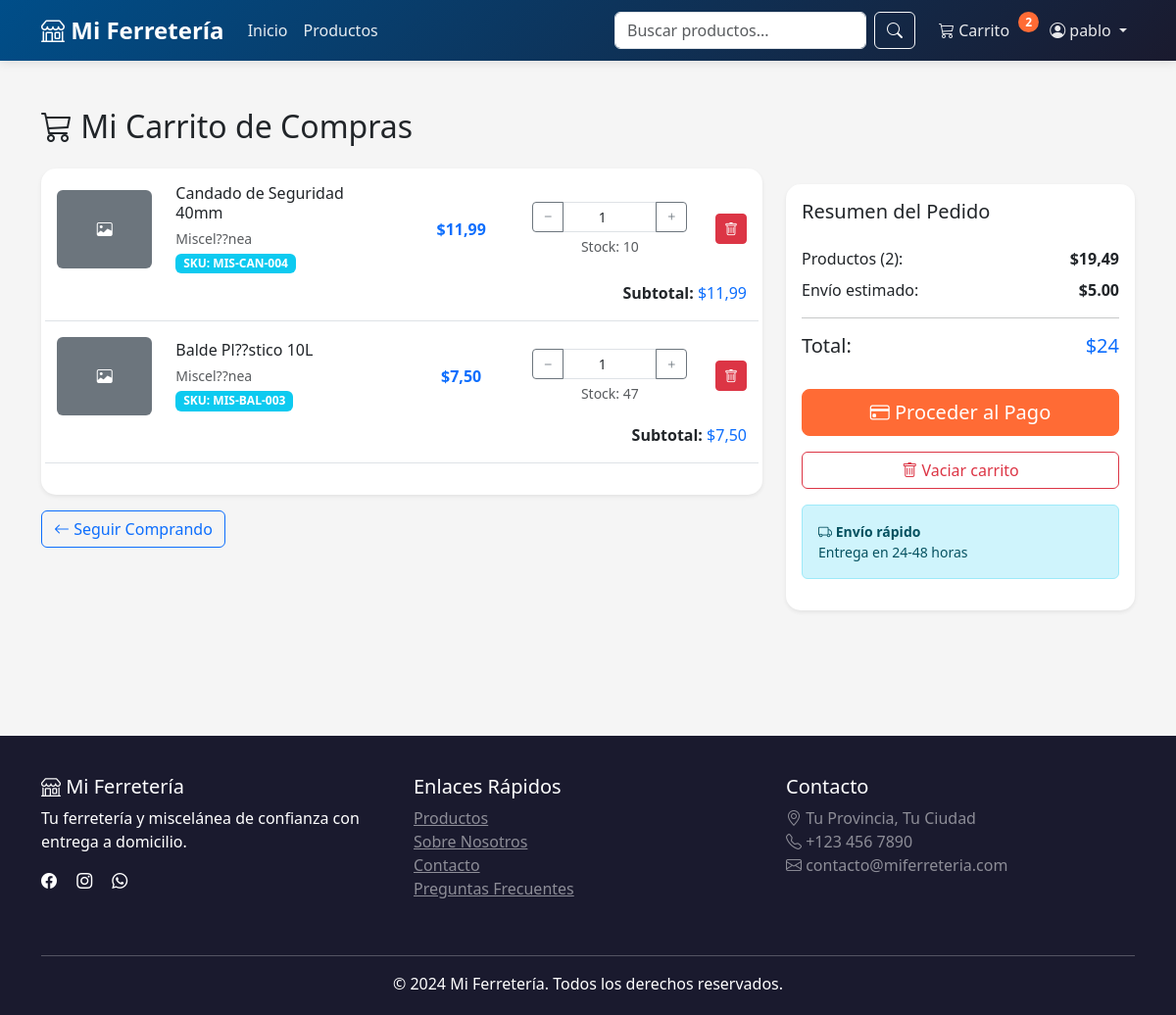
/carrito/ (signed in), run on the app's committed database.
### shop/models.py (models this page shows, shortened)
class Cart(models.Model):
    user = models.OneToOneField(User, on_delete=models.CASCADE, related_name='cart', verbose_name="Usuario")
    created_at = models.DateTimeField(auto_now_add=True)
    updated_at = models.DateTimeField(auto_now=True)
    class Meta:
        verbose_name = "Carrito"
        verbose_name_plural = "Carritos"
    @property
    def total(self):
        return sum(item.subtotal for item in self.items.all())
    @property
    def items_count(self):
        return sum(item.quantity for item in self.items.all())

class CartItem(models.Model):
    cart = models.ForeignKey(Cart, on_delete=models.CASCADE, related_name='items', verbose_name="Carrito")
    product = models.ForeignKey(Product, on_delete=models.CASCADE, verbose_name="Producto")
    quantity = models.IntegerField(default=1, validators=[MinValueValidator(1)], verbose_name="Cantidad")
    added_at = models.DateTimeField(auto_now_add=True)
    class Meta:
        verbose_name = "Item del Carrito"
        verbose_name_plural = "Items del Carrito"
        unique_together = ['cart', 'product']
    @property
    def subtotal(self):
        return self.quantity * self.product.price

class Product(models.Model):
    category = models.ForeignKey(Category, on_delete=models.CASCADE, related_name='products', verbose_name="Categoría")
    name = models.CharField(max_length=200, verbose_name="Nombre")
    description = models.TextField(verbose_name="Descripción")
    price = models.DecimalField(max_digits=10, decimal_places=2, validators=[MinValueValidator(Decimal('0.01'))], verbose_name="Precio")
    stock = models.IntegerField(default=0, validators=[MinValueValidator(0)], verbose_name="Stock")
    image = models.ImageField(upload_to='products/', blank=True, null=True, verbose_name="Imagen")
    is_active = models.BooleanField(default=True, verbose_name="Activo")
    featured = models.BooleanField(default=False, verbose_name="Destacado")
    sku = models.CharField(max_length=50, unique=True, verbose_name="SKU")
    created_at = models.DateTimeField(auto_now_add=True)
    updated_at = models.DateTimeField(auto_now=True)
    class Meta:
        verbose_name = "Producto"
        verbose_name_plural = "Productos"
        ordering = ['-created_at']

class Category(models.Model):
    name = models.CharField(max_length=100, verbose_name="Nombre")
    description = models.TextField(blank=True, verbose_name="Descripción")
    slug = models.SlugField(unique=True)
    created_at = models.DateTimeField(auto_now_add=True)
    class Meta:
        verbose_name = "Categoría"
        verbose_name_plural = "Categorías"
        ordering = ['name']

### shop/views.py (the view)
# urls.py: path('carrito/', views.cart_view, name='cart'),
@login_required
def cart_view(request):
    cart, created = Cart.objects.get_or_create(user=request.user)
    context = {
        'cart': cart,
    }
    return render(request, 'shop/cart.html', context)

### shop/templates/shop/cart.html (shortened to what this page needs)
{% extends 'shop/base.html' %}
{% block content %}
<div class="container py-5">
    <h2 class="mb-4">
        <i class="bi bi-cart3"></i> Mi Carrito de Compras
    </h2>
    {% if cart.items.exists %}
        <div class="row">
            <div class="col-lg-8">
                <div class="card shadow-sm">
                    <div class="card-body">
                        {% for item in cart.items.all %}
                            <div class="row align-items-center mb-3 pb-3 border-bottom cart-item" data-item-id="{{ item.id }}">
                                <div class="col-md-2">
                                    {% if item.product.image %}
                                        <img src="{{ item.product.image.url }}" class="img-fluid rounded" alt="{{ item.product.name }}">
                                    {% else %}
                                        <div class="bg-secondary rounded d-flex align-items-center justify-content-center" style="height: 80px;">
                                            <i class="bi bi-image text-white"></i>
                                        </div>
                                    {% endif %}
                                </div>
                                <div class="col-md-4">
                                    <h6 class="mb-1">{{ item.product.name }}</h6>
                                    <small class="text-muted">{{ item.product.category.name }}</small>
                                    <br>
                                    <span class="badge bg-info">SKU: {{ item.product.sku }}</span>
                                </div>
                                <div class="col-md-2 text-center">
                                    <strong class="text-primary">${{ item.product.price }}</strong>
                                </div>
                                <div class="col-md-3">
                                    <div class="input-group">
                                        <button class="btn btn-outline-secondary btn-sm decrease-qty" type="button">
                                            <i class="bi bi-dash"></i>
                                        </button>
                                        <input type="number"
                                               class="form-control form-control-sm text-center quantity-input"
                                               value="{{ item.quantity }}"
                                               min="1"
                                               max="{{ item.product.stock }}"
                                               data-item-id="{{ item.id }}">
                                        <button class="btn btn-outline-secondary btn-sm increase-qty" type="button">
                                            <i class="bi bi-plus"></i>
                                        </button>
                                    </div>
                                    <small class="text-muted d-block mt-1 text-center">
                                        Stock: {{ item.product.stock }}
                                    </small>
                                </div>
                                <div class="col-md-1 text-end">
                                    <button class="btn btn-danger btn-sm remove-item" data-item-id="{{ item.id }}">
                                        <i class="bi bi-trash"></i>
                                    </button>
                                </div>
                                <div class="col-12 mt-2">
                                    <div class="text-end">
                                        <strong>Subtotal: </strong>
                                        <span class="text-primary item-subtotal">${{ item.subtotal }}</span>
                                    </div>
                                </div>
                            </div>
                        {% endfor %}
                    </div>
                </div>
                <div class="mt-3">
                    <a href="{% url 'shop:product_list' %}" class="btn btn-outline-primary">
                        <i class="bi bi-arrow-left"></i> Seguir Comprando
                    </a>
                </div>
            </div>
            <div class="col-lg-4">
                <div class="card shadow-sm cart-summary">
                    <div class="card-body">
                        <h5 class="card-title mb-4">Resumen del Pedido</h5>
                        <div class="d-flex justify-content-between mb-2">
                            <span>Productos ({{ cart.items_count }}):</span>
                            <strong id="cart-subtotal">${{ cart.total }}</strong>
                        </div>
                        <div class="d-flex justify-content-between mb-3">
                            <span>Envío estimado:</span>
                            <strong>$5.00</strong>
                        </div>
                        <hr>
                        <div class="d-flex justify-content-between mb-4">
                            <h5>Total:</h5>
                            <h5 class="text-primary" id="cart-total">${{ cart.total|add:"5" }}</h5>
                        </div>
                        <a href="{% url 'shop:checkout' %}" class="btn btn-primary w-100 btn-lg mb-3">
                            <i class="bi bi-credit-card"></i> Proceder al Pago
                        </a>
                        <button type="button" class="btn btn-outline-danger w-100 mb-3 clear-cart">
                            <i class="bi bi-trash"></i> Vaciar carrito
                        </button>
                        <div class="alert alert-info small">
                            <i class="bi bi-truck"></i>
                            <strong>Envío rápido</strong><br>
                            Entrega en 24-48 horas
                        </div>
                    </div>
                </div>
            </div>
        </div>
    {% endif %}
</div>
{% endblock %}

### shop/templates/shop/base.html (shortened to what this page needs)
<!DOCTYPE html>
<html lang="es">
<head>
    <link href="https://cdn.jsdelivr.net/npm/bootstrap@5.3.0/dist/css/bootstrap.min.css" rel="stylesheet">
    <link rel="stylesheet" href="https://cdn.jsdelivr.net/npm/bootstrap-icons@1.10.0/font/bootstrap-icons.css">
</head>
<body>
    <nav class="navbar navbar-expand-lg navbar-dark sticky-top">
        <div class="container">
            <a class="navbar-brand" href="{% url 'shop:home' %}">
                <i class="bi bi-shop"></i> Mi Ferretería
            </a>
            <div class="collapse navbar-collapse" id="navbarNav">
                <ul class="navbar-nav me-auto">
                    <li class="nav-item">
                        <a class="nav-link" href="{% url 'shop:home' %}">Inicio</a>
                    </li>
                    <li class="nav-item">
                        <a class="nav-link" href="{% url 'shop:product_list' %}">Productos</a>
                    </li>
                </ul>
                <form class="d-flex me-3" method="get" action="{% url 'shop:product_list' %}">
                    <input class="form-control me-2" type="search" name="q" placeholder="Buscar productos..." aria-label="Search">
                    <button class="btn btn-outline-light" type="submit">
                        <i class="bi bi-search"></i>
                    </button>
                </form>
                <ul class="navbar-nav">
                    {% if user.is_authenticated %}
                        <li class="nav-item">
                            <a class="nav-link position-relative" href="{% url 'shop:cart' %}">
                                <i class="bi bi-cart3"></i> Carrito
                                <span class="cart-badge" {% if not user.cart.items_count %}style="display:none"{% endif %}>
                                    {{ user.cart.items_count|default:"0" }}
                                </span>
                            </a>
                        </li>
                        <li class="nav-item dropdown">
                            <a class="nav-link dropdown-toggle" href="#" id="navbarDropdown" role="button" data-bs-toggle="dropdown">
                                <i class="bi bi-person-circle"></i> {{ user.first_name|default:user.username }}
                            </a>
                        </li>
                    {% endif %}
                </ul>
            </div>
        </div>
    </nav>
    <main>
        {% block content %}{% endblock %}
    </main>
    <footer class="footer">
        <div class="container">
            <div class="row">
                <div class="col-md-4 mb-4">
                    <h5><i class="bi bi-shop"></i> Mi Ferretería</h5>
                    <p>Tu ferretería y miscelánea de confianza con entrega a domicilio.</p>
                    <div class="social-links">
                        <a href="#" class="text-white me-3"><i class="bi bi-facebook"></i></a>
                        <a href="#" class="text-white me-3"><i class="bi bi-instagram"></i></a>
                        <a href="#" class="text-white me-3"><i class="bi bi-whatsapp"></i></a>
                    </div>
                </div>
                <div class="col-md-4 mb-4">
                    <h5>Enlaces Rápidos</h5>
                    <ul class="list-unstyled">
                        <li><a href="{% url 'shop:product_list' %}" class="text-white-50">Productos</a></li>
                        <li><a href="#" class="text-white-50">Sobre Nosotros</a></li>
                        <li><a href="#" class="text-white-50">Contacto</a></li>
                        <li><a href="#" class="text-white-50">Preguntas Frecuentes</a></li>
                    </ul>
                </div>
                <div class="col-md-4 mb-4">
                    <h5>Contacto</h5>
                    <p class="text-white-50">
                        <i class="bi bi-geo-alt"></i> Tu Provincia, Tu Ciudad<br>
                        <i class="bi bi-telephone"></i> +123 456 7890<br>
                        <i class="bi bi-envelope"></i> contacto@miferreteria.com
                    </p>
                </div>
            </div>
            <hr class="bg-white">
            <div class="text-center">
                <p class="mb-0">&copy; 2024 Mi Ferretería. Todos los derechos reservados.</p>
            </div>
        </div>
    </footer>
</body>
</html>

### shop/templates/shop/base.html (style rules this page uses)
:root { --primary-color: #ff6b35; --secondary-color: #004e89; --dark-color: #1a1a2e; --light-color: #f5f5f5; }
body { font-family: 'Segoe UI', Tahoma, Geneva, Verdana, sans-serif; background-color: var(--light-color); }
.navbar { background: linear-gradient(135deg, var(--secondary-color) 0%, var(--dark-color) 100%); box-shadow: 0 2px 10px rgba(0,0,0,0.1); }
.navbar-brand { font-weight: bold; font-size: 1.5rem; color: white !important; }
.nav-link { color: rgba(255,255,255,0.9) !important; transition: color 0.3s; }
.btn-primary { background-color: var(--primary-color); border-color: var(--primary-color); transition: all 0.3s; }
.card { border: none; border-radius: 15px; box-shadow: 0 4px 15px rgba(0,0,0,0.1); transition: transform 0.3s, box-shadow 0.3s; }
.cart-badge { position: relative; top: -10px; right: -5px; background-color: var(--primary-color); color: white; border-radius: 50%; padding: 2px 7px; font-size: 0.75rem; font-weight: bold; }
.footer { background-color: var(--dark-color); color: white; padding: 40px 0 20px; margin-top: 80px; }
.cart-summary { position: sticky; top: 90px; margin-top: 1rem; z-index: 1; }

### data on the page
CartItem: product.name "Candado de Seguridad 40mm", product.category.name "Miscel??nea", product.sku "MIS-CAN-004", product.price "11,99", quantity "1", product.stock "10", subtotal "11,99"
CartItem: product.name "Balde Pl??stico 10L", product.category.name "Miscel??nea", product.sku "MIS-BAL-003", product.price "7,50", quantity "1", product.stock "47", subtotal "7,50"
Cart: items_count "2", total "19,49", total|add "24"

### other printed values
{{ user.cart.items_count|default:"0" }} "2"
{{ user.first_name|default:user.username }} "pablo"
